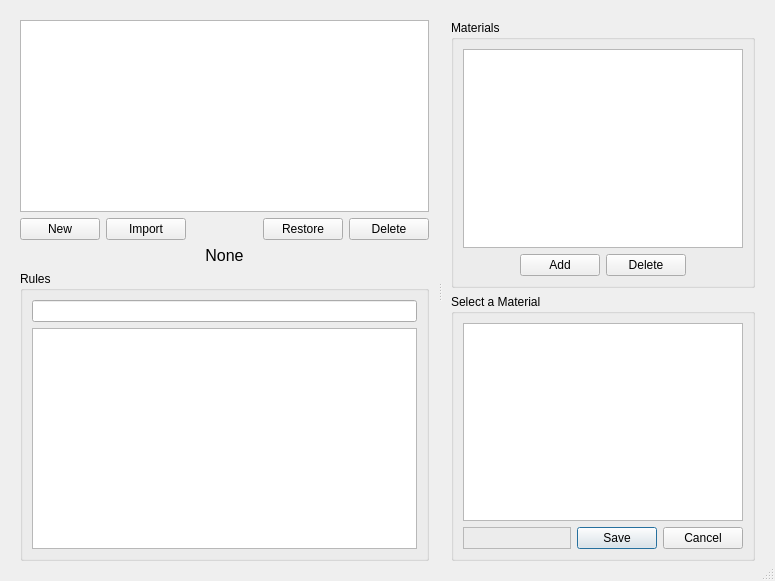
<?xml version="1.0" encoding="UTF-8"?>
<ui version="4.0">
 <class>dProcessLibrary</class>
 <widget class="QDialog" name="dProcessLibrary">
  <property name="geometry">
   <rect>
    <x>0</x>
    <y>0</y>
    <width>775</width>
    <height>581</height>
   </rect>
  </property>
  <property name="sizePolicy">
   <sizepolicy hsizetype="Preferred" vsizetype="Preferred">
    <horstretch>0</horstretch>
    <verstretch>0</verstretch>
   </sizepolicy>
  </property>
  <property name="windowTitle">
   <string>Dialog</string>
  </property>
  <property name="sizeGripEnabled">
   <bool>true</bool>
  </property>
  <property name="modal">
   <bool>false</bool>
  </property>
  <layout class="QVBoxLayout" name="verticalLayout_5" stretch="0">
   <property name="sizeConstraint">
    <enum>QLayout::SizeConstraint::SetDefaultConstraint</enum>
   </property>
   <item>
    <widget class="QSplitter" name="hSplitter">
     <property name="sizePolicy">
      <sizepolicy hsizetype="Expanding" vsizetype="Expanding">
       <horstretch>0</horstretch>
       <verstretch>0</verstretch>
      </sizepolicy>
     </property>
     <property name="orientation">
      <enum>Qt::Orientation::Horizontal</enum>
     </property>
     <widget class="QFrame" name="fLeft">
      <property name="frameShape">
       <enum>QFrame::Shape::NoFrame</enum>
      </property>
      <property name="frameShadow">
       <enum>QFrame::Shadow::Raised</enum>
      </property>
      <layout class="QVBoxLayout" name="verticalLayout">
       <item>
        <widget class="QTreeWidget" name="twProcess">
         <property name="sizePolicy">
          <sizepolicy hsizetype="Expanding" vsizetype="Preferred">
           <horstretch>0</horstretch>
           <verstretch>0</verstretch>
          </sizepolicy>
         </property>
         <property name="headerHidden">
          <bool>true</bool>
         </property>
         <column>
          <property name="text">
           <string/>
          </property>
         </column>
        </widget>
       </item>
       <item>
        <layout class="QHBoxLayout" name="horizontalLayout" stretch="1,1,0,1,1">
         <item>
          <widget class="QPushButton" name="pbNewProcess">
           <property name="sizePolicy">
            <sizepolicy hsizetype="Fixed" vsizetype="Fixed">
             <horstretch>0</horstretch>
             <verstretch>0</verstretch>
            </sizepolicy>
           </property>
           <property name="toolTip">
            <string>Adds a new process to the library</string>
           </property>
           <property name="text">
            <string>New</string>
           </property>
          </widget>
         </item>
         <item>
          <widget class="QPushButton" name="pbImport">
           <property name="sizePolicy">
            <sizepolicy hsizetype="Fixed" vsizetype="Fixed">
             <horstretch>0</horstretch>
             <verstretch>0</verstretch>
            </sizepolicy>
           </property>
           <property name="toolTip">
            <string>Imports a process from a .yaml file</string>
           </property>
           <property name="text">
            <string>Import</string>
           </property>
          </widget>
         </item>
         <item>
          <spacer name="horizontalSpacer_3">
           <property name="orientation">
            <enum>Qt::Orientation::Horizontal</enum>
           </property>
           <property name="sizeHint" stdset="0">
            <size>
             <width>40</width>
             <height>20</height>
            </size>
           </property>
          </spacer>
         </item>
         <item>
          <widget class="QPushButton" name="pbRestoreDefault">
           <property name="sizePolicy">
            <sizepolicy hsizetype="Fixed" vsizetype="Fixed">
             <horstretch>0</horstretch>
             <verstretch>0</verstretch>
            </sizepolicy>
           </property>
           <property name="toolTip">
            <string>Restores a built-in process to its default configuration</string>
           </property>
           <property name="styleSheet">
            <string notr="true"/>
           </property>
           <property name="text">
            <string>Restore</string>
           </property>
           <property name="flat">
            <bool>false</bool>
           </property>
          </widget>
         </item>
         <item>
          <widget class="QPushButton" name="pbDeleteProcess">
           <property name="sizePolicy">
            <sizepolicy hsizetype="Fixed" vsizetype="Fixed">
             <horstretch>0</horstretch>
             <verstretch>0</verstretch>
            </sizepolicy>
           </property>
           <property name="toolTip">
            <string>Deletes a process from the library</string>
           </property>
           <property name="styleSheet">
            <string notr="true"/>
           </property>
           <property name="text">
            <string>Delete</string>
           </property>
           <property name="flat">
            <bool>false</bool>
           </property>
          </widget>
         </item>
        </layout>
       </item>
       <item>
        <widget class="QLabel" name="lProcess">
         <property name="sizePolicy">
          <sizepolicy hsizetype="Preferred" vsizetype="Fixed">
           <horstretch>0</horstretch>
           <verstretch>0</verstretch>
          </sizepolicy>
         </property>
         <property name="font">
          <font>
           <pointsize>12</pointsize>
          </font>
         </property>
         <property name="toolTip">
          <string>The currently selected process in the tree</string>
         </property>
         <property name="layoutDirection">
          <enum>Qt::LayoutDirection::LeftToRight</enum>
         </property>
         <property name="text">
          <string>None</string>
         </property>
         <property name="scaledContents">
          <bool>false</bool>
         </property>
         <property name="alignment">
          <set>Qt::AlignmentFlag::AlignCenter</set>
         </property>
         <property name="margin">
          <number>2</number>
         </property>
        </widget>
       </item>
       <item>
        <widget class="QGroupBox" name="gbRules">
         <property name="sizePolicy">
          <sizepolicy hsizetype="Preferred" vsizetype="Preferred">
           <horstretch>0</horstretch>
           <verstretch>0</verstretch>
          </sizepolicy>
         </property>
         <property name="minimumSize">
          <size>
           <width>0</width>
           <height>0</height>
          </size>
         </property>
         <property name="layoutDirection">
          <enum>Qt::LayoutDirection::LeftToRight</enum>
         </property>
         <property name="title">
          <string>Rules</string>
         </property>
         <layout class="QVBoxLayout" name="verticalLayout_2">
          <item>
           <widget class="QLineEdit" name="leSearchRules"/>
          </item>
          <item>
           <widget class="QListWidget" name="lwRules">
            <property name="sizePolicy">
             <sizepolicy hsizetype="Preferred" vsizetype="Expanding">
              <horstretch>0</horstretch>
              <verstretch>0</verstretch>
             </sizepolicy>
            </property>
            <property name="maximumSize">
             <size>
              <width>16777215</width>
              <height>16777215</height>
             </size>
            </property>
            <property name="toolTip">
             <string>&lt;html&gt;&lt;head/&gt;&lt;body&gt;&lt;p&gt;Enables manufacturing rules for the active process.&lt;/p&gt;&lt;/body&gt;&lt;/html&gt;</string>
            </property>
            <property name="modelColumn">
             <number>0</number>
            </property>
            <property name="sortingEnabled">
             <bool>false</bool>
            </property>
           </widget>
          </item>
         </layout>
        </widget>
       </item>
      </layout>
     </widget>
     <widget class="QFrame" name="fRight">
      <property name="sizePolicy">
       <sizepolicy hsizetype="Preferred" vsizetype="Preferred">
        <horstretch>0</horstretch>
        <verstretch>0</verstretch>
       </sizepolicy>
      </property>
      <property name="frameShape">
       <enum>QFrame::Shape::NoFrame</enum>
      </property>
      <property name="frameShadow">
       <enum>QFrame::Shadow::Raised</enum>
      </property>
      <property name="lineWidth">
       <number>0</number>
      </property>
      <layout class="QVBoxLayout" name="verticalLayout_4" stretch="0,0">
       <property name="sizeConstraint">
        <enum>QLayout::SizeConstraint::SetDefaultConstraint</enum>
       </property>
       <item>
        <widget class="QGroupBox" name="gbMaterial">
         <property name="sizePolicy">
          <sizepolicy hsizetype="Preferred" vsizetype="Expanding">
           <horstretch>0</horstretch>
           <verstretch>0</verstretch>
          </sizepolicy>
         </property>
         <property name="title">
          <string>Materials</string>
         </property>
         <layout class="QVBoxLayout" name="verticalLayout_6">
          <item>
           <widget class="QTableWidget" name="twMaterials">
            <property name="toolTip">
             <string/>
            </property>
           </widget>
          </item>
          <item>
           <layout class="QGridLayout" name="gridLayout">
            <item row="0" column="2">
             <widget class="QPushButton" name="pbMaterialDelete">
              <property name="toolTip">
               <string>Removes the selected material from the active process</string>
              </property>
              <property name="text">
               <string>Delete</string>
              </property>
             </widget>
            </item>
            <item row="0" column="3">
             <spacer name="horizontalSpacer_2">
              <property name="orientation">
               <enum>Qt::Orientation::Horizontal</enum>
              </property>
              <property name="sizeHint" stdset="0">
               <size>
                <width>40</width>
                <height>20</height>
               </size>
              </property>
             </spacer>
            </item>
            <item row="0" column="1">
             <widget class="QPushButton" name="pbMaterialAdd">
              <property name="toolTip">
               <string>Adds a new material to the active process</string>
              </property>
              <property name="text">
               <string>Add</string>
              </property>
             </widget>
            </item>
            <item row="0" column="0">
             <spacer name="horizontalSpacer">
              <property name="orientation">
               <enum>Qt::Orientation::Horizontal</enum>
              </property>
              <property name="sizeHint" stdset="0">
               <size>
                <width>40</width>
                <height>20</height>
               </size>
              </property>
             </spacer>
            </item>
           </layout>
          </item>
         </layout>
        </widget>
       </item>
       <item>
        <widget class="QGroupBox" name="gbMaterialEdit">
         <property name="title">
          <string>Select a Material</string>
         </property>
         <layout class="QVBoxLayout" name="verticalLayout_3">
          <item>
           <widget class="QTableWidget" name="twMaterialEdit"/>
          </item>
          <item>
           <layout class="QGridLayout" name="gridLayout_2" columnstretch="2,0">
            <item row="0" column="1">
             <widget class="QDialogButtonBox" name="buttonBox">
              <property name="acceptDrops">
               <bool>false</bool>
              </property>
              <property name="layoutDirection">
               <enum>Qt::LayoutDirection::LeftToRight</enum>
              </property>
              <property name="autoFillBackground">
               <bool>false</bool>
              </property>
              <property name="orientation">
               <enum>Qt::Orientation::Horizontal</enum>
              </property>
              <property name="standardButtons">
               <set>QDialogButtonBox::StandardButton::Cancel|QDialogButtonBox::StandardButton::Save</set>
              </property>
              <property name="centerButtons">
               <bool>false</bool>
              </property>
             </widget>
            </item>
            <item row="0" column="0">
             <widget class="QFrame" name="visualizer_container">
              <property name="sizePolicy">
               <sizepolicy hsizetype="Expanding" vsizetype="Preferred">
                <horstretch>0</horstretch>
                <verstretch>0</verstretch>
               </sizepolicy>
              </property>
              <property name="frameShape">
               <enum>QFrame::Shape::StyledPanel</enum>
              </property>
              <property name="frameShadow">
               <enum>QFrame::Shadow::Raised</enum>
              </property>
             </widget>
            </item>
           </layout>
          </item>
         </layout>
        </widget>
       </item>
      </layout>
     </widget>
    </widget>
   </item>
  </layout>
 </widget>
 <resources/>
 <connections/>
</ui>
